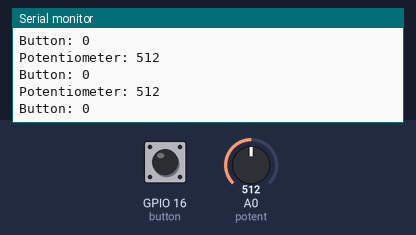
The sketch below on a simulated ESP8266 (NodeMCU). Parts: the last lines printed to the serial monitor. The inputs (shaded band) are chosen by the test bench; at power-on: A0 (potent) = 512, GPIO 16 (button) LOW. WiFi joins after 1.5 s; servers stay silent unless stated.

Above: at 3.0 s.
3.1 s: A0 (potent) set to 716
At 3.11 s:
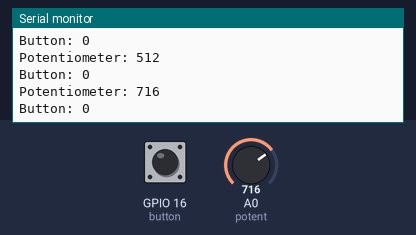
4.6 s: GPIO 16 (button) pulled HIGH for 0.15 s
At 4.61 s:
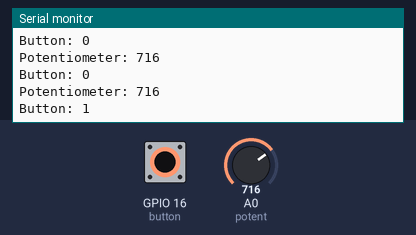
6.2 s: A0 (potent) set to 900
At 6.21 s:
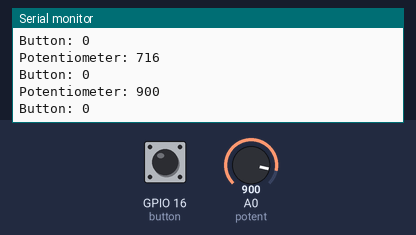
Timing chart, 0 to 9.2 s (numbered marks = the images above; inputs shaded):
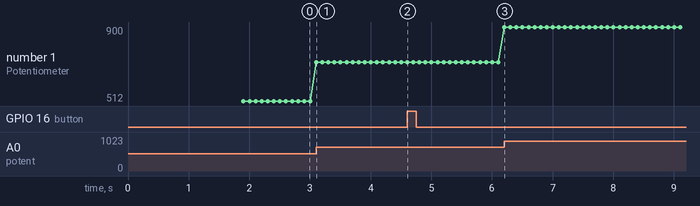

The sketch:

tes_1.ino
```cpp
/*************************************************************
 Worked
 *************************************************************/
#define BLYNK_TEMPLATE_ID           "TMPLKqF2TOVa"
#define BLYNK_DEVICE_NAME           "Quickstart Device"
#define BLYNK_AUTH_TOKEN            "1KEMnT-EvQ83G28v2AB6vNqLqNNoY9C0"


// Comment this out to disable prints and save space
#define BLYNK_PRINT Serial


#include <ESP8266WiFi.h>
#include <BlynkSimpleEsp8266.h>

char auth[] = BLYNK_AUTH_TOKEN;

// Your WiFi credentials.
char ssid[] = "V2026";
char pass[] = "hehehehe";

#define potent A0
#define button 16
BlynkTimer timer;

// This function is called every time the Virtual Pin 0 state changes
//BLYNK_WRITE(V0)
//{
//  // Set incoming value from pin V0 to a variable
//  int value = param.asInt();
//
//  // Update state
//  Blynk.virtualWrite(V1, value);
//}

// This function is called every time the device is connected to the Blynk.Cloud
BLYNK_CONNECTED()
{
  // Change Web Link Button message to "Congratulations!"
  Blynk.setProperty(V3, "offImageUrl", "https://static-image.nyc3.cdn.digitaloceanspaces.com/general/fte/congratulations.png");
  Blynk.setProperty(V3, "onImageUrl",  "https://static-image.nyc3.cdn.digitaloceanspaces.com/general/fte/congratulations_pressed.png");
  Blynk.setProperty(V3, "url", "https://docs.blynk.io/en/getting-started/what-do-i-need-to-blynk/how-quickstart-device-was-made");
}

// This function sends Arduino's uptime every second to Virtual Pin 2.
void myTimerEvent()
{
  // You can send any value at any time.
  // Please don't send more that 10 values per second.
  Blynk.virtualWrite(V2, millis() / 1000);
}

void uploadPotent(){
  int value_potent = analogRead(potent);
  Serial.println("Potentiometer: " + String(value_potent));
  Blynk.virtualWrite(V4, value_potent);
}

void uploadButton(){
  int value_button = digitalRead(button);
  Serial.println("Button: " + String(value_button));
  Blynk.virtualWrite(V5, value_button);
}

void setup()
{
  // Debug console
  Serial.begin(115200);
  analogReference(DEFAULT);
  Blynk.begin(auth, ssid, pass);

  // Setup a function to be called every second
  timer.setInterval(1000L, myTimerEvent);
  timer.setInterval(100L, uploadPotent);
  timer.setInterval(100L, uploadButton);
}

void loop()
{
  Blynk.run();
  timer.run();
}

  // You can also specify server:
  //Blynk.begin(auth, ssid, pass, "blynk.cloud", 80);
  //Blynk.begin(auth, ssid, pass, IPAddress(192,168,1,100), 8080);
```

Measured:
- after the input at 3.1 s, the serial monitor: prints a new line at once (image 1)
- after the input at 4.6 s, the serial monitor: prints a new line at once (image 2)
- after the input at 6.2 s, the serial monitor: prints a new line at once (image 3)
- plotted number 1: 512 → 716 after the input at 3.1 s, 716 → 900 after the input at 6.2 s
